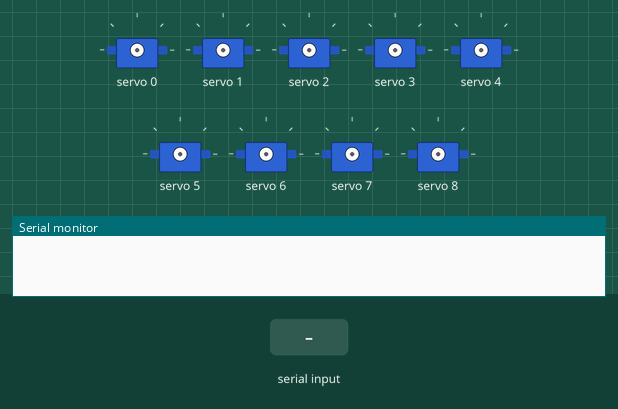
Simulated run of this sketch. Board: Arduino Uno, built with avr-gcc and run on an emulated ATmega328P. Parts: 9 × servo, the last lines printed to the serial monitor. Inputs (shaded band) come from the test bench.

Above: at 1.2 s.
1.3 s: "90,45\n" received over Serial
At 1.7 s:
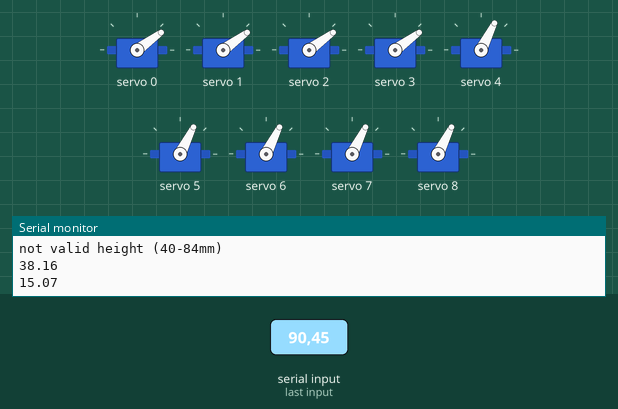
Timing chart, 0 to 4.3 s (numbered marks = the images above; inputs shaded):
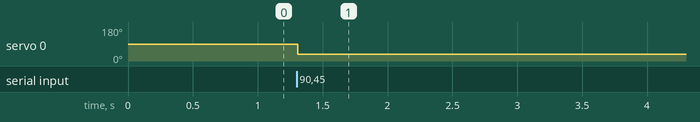

Measured:
- after the input at 1.3 s, servo 0: 90° → 36° at once

The sketch:

onlyheight.ino
```cpp
  #include <Wire.h>
#include <Adafruit_PWMServoDriver.h>

Adafruit_PWMServoDriver pwm = Adafruit_PWMServoDriver(0x40);

#define SMIN 150       // This is the 'minimum' pulse length count (out of 4096)
#define SMAX 600       // This is the 'maximum' pulse length count (out of 4096)
#define SERVO_FREQ 50  // Analog servos run at ~50 Hz updates

const float FRS = 1; const float FRK = 2; const float FLS = 3; const float FLK = 4;
const float BRS = 5; const float BRK = 6; const float BLS = 7; const float BLK = 8;
const float HEAD = 9; const float NECK = 10; const float TAIL = 11;

const float a=50.6; //in mm
const float b=58.2; //in mm
float c;  //max and min height is 84 and 40
float inangle[8]={};

double knee(float c)
{
  double ang1,deg1;
  double height ;
   height= ((a*a)+(b*b)-(c*c))/(2*a*b);
   ang1= acos(height);
   deg1 = (height * 4068) / 71;
   Serial.println(deg1);
   return deg1;
}

double shoulder(float c)
{
  double ang2,deg2;
  double height ;
   height=((c*c)+(a*a)-(b*b))/(2*a*c);
   ang2= acos(height);
   deg2 = (height * 4068) / 71;
   Serial.println(deg2);
   return deg2;
}

int angleToPulse(double ang)
{
  int pulse = map(ang, 0, 180, SMIN, SMAX);  // map angle of 0 to 180 to Servo min and Servo max
  return pulse;
}

void heightcontrol()
{
  double x,y;
  while (Serial.available()==0)
   {}
  c=Serial.parseFloat();
  if(c>=40&&c<=84)
  {
  x= knee(c);
  y= shoulder(c);
 for(int i=0;i<4;i++)
  pwm.setPWM(i, 0, angleToPulse(y));
 for(int j=4;j<9;j++)
  pwm.setPWM(j, 0, angleToPulse(x));
  }
  else
  Serial.println("not valid height (40-84mm)");
}

void setup()
{
  Serial.begin(115200);
  pwm.begin();
  pwm.setOscillatorFrequency(27000000);
  pwm.setPWMFreq(SERVO_FREQ);  // Analog servos run at ~50 Hz updates
  delay(10);
}

void loop()
{
  heightcontrol();
}
```
